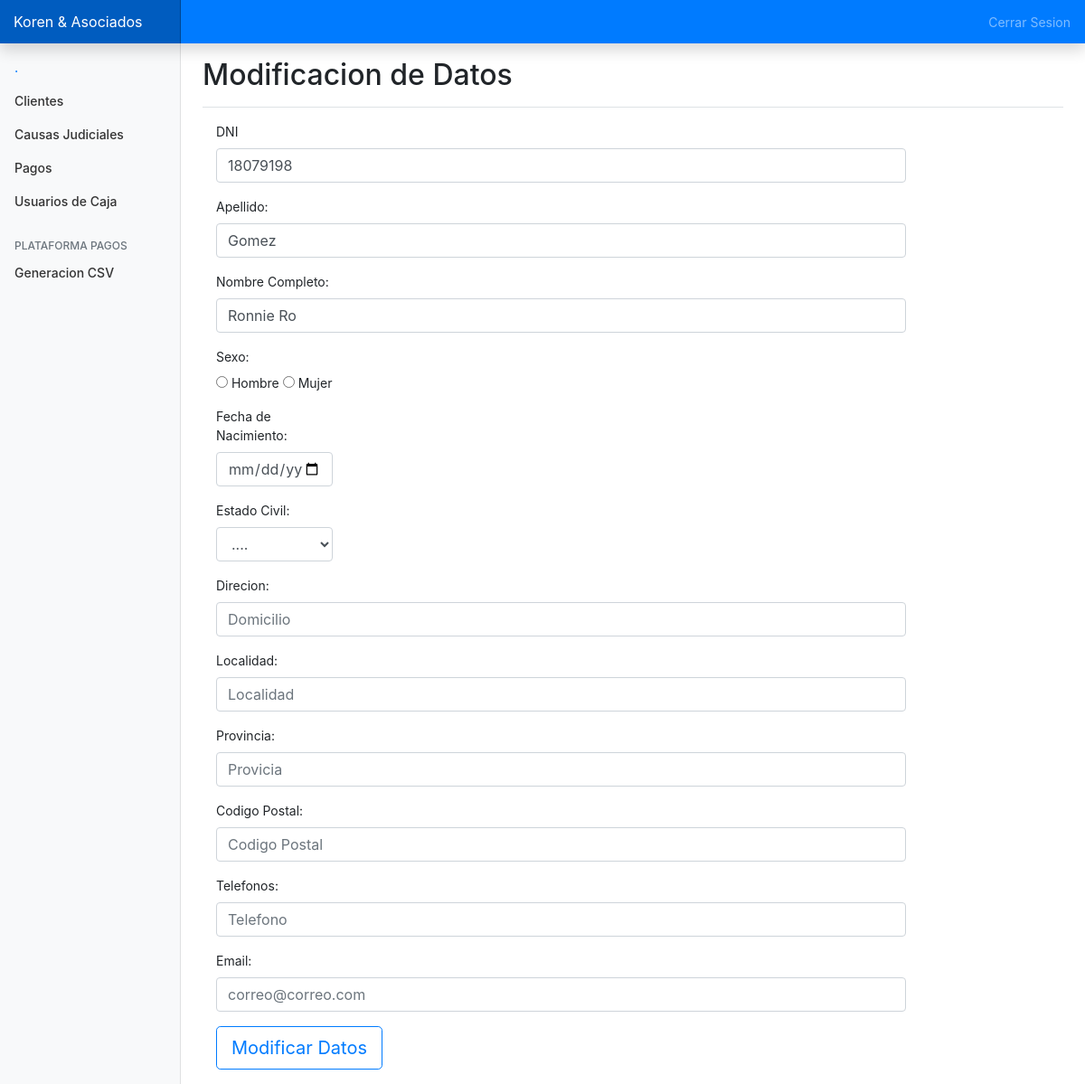
/website/editar.php?usuario=18079198, run on the app's committed database.
### tables this page shows
CREATE TABLE personas(
   usuario varchar(12) PRIMARY KEY,
   apellido varchar (50),
   nombre   varchar(100),
   sexo   varchar(20),
   fechanacimiento varchar(25),
   estadocivil  varchar(20),
   direccion  varchar(50),
   localidad  varchar(50),
   provincia varchar(50),
   codigopostal varchar(10),
   nacionalidad varchar(50),
   telefono varchar(100),
   email  varchar(50),  
   fallecido varchar(25)
);

### website/scripts/funciones.php (called while the page is built, shortened)
<?php
   $conexion = NULL;
   function getDatosPersonales2($usuario){
       global $conexion;
       $consulta = "SELECT * FROM personas WHERE usuario = '$usuario'";
       $respuesta = mysqli_query($conexion, $consulta);
       return mysqli_fetch_row($respuesta);
   }
?>

### website/editar.php (the view, shortened to what this page needs)
<?php
  require 'scripts/funciones.php';
    $usuario = $_GET['usuario'];
    $persona = getDatosPersonales2($usuario);
?>
<html lang="es">
  <head>
<link href="css/bootstrap.min.css" rel="stylesheet">
<link rel="stylesheet" href="https://stackpath.bootstrapcdn.com/bootstrap/4.3.1/css/bootstrap.min.css">
    <link href="css/dashboard.css" rel="stylesheet">
  </head>
  <body>
<div class="container-fluid">
  <div class="row">
    <main role="main" class="col-md-9 ml-sm-auto col-lg-10 px-4">
      <div class="d-flex justify-content-between flex-wrap flex-md-nowrap align-items-center pt-3 pb-2 mb-3 border-bottom">
        <h1 class="h2">Modificacion de Datos</h1>
      </div>
        <form class="form-horizontal" action="actualizar-usuario.php" method="post">
    <div class="form-group">
      <label class="control-label col-sm-2" for="dni">DNI</label>
      <div class="col-sm-10">
        <input type="text" class="form-control" maxlength="20" placeholder="<?php echo $persona[0]?> " name="dni" value="<?php echo $persona[0]?>">
      </div>
    </div>
    <div class="form-group">
      <label class="control-label col-sm-2" for="apellido">Apellido:</label>
      <div class="col-sm-10">
        <input type="apellido" class="form-control" maxlength="50" id="apellido" placeholder="Apellido" name="apellido" value="<?php echo $persona[1]?>">
      </div>
    </div>
    <div class="form-group">
      <label class="control-label col-sm-2" for="nombre">Nombre Completo:</label>
      <div class="col-sm-10">
        <input type="nombre" class="form-control" maxlength="50" id="nombre" placeholder="Nombre completo" name="nombre" value="<?php echo $persona[2]?>">
      </div>
    </div>
    <div class="form-group">
      <label class="control-label col-sm-2" for="sexo">Sexo:</label>
      <div class="col-sm-10">
        <p>
    <input type="radio" name="sexo" value="Masculino" > Hombre
    <input type="radio" name="sexo" value="Femenino" > Mujer
       </p>
      </div>
    </div>
     <div class="form-group">
      <label class="control-label col-sm-2" for="fecha">Fecha de Nacimiento:</label>
      <div class="col-sm-2">
        <input type="date" class="form-control"  name="fecha" value="<?php echo $persona[4]?>">
      </div>
    </div>
    <div class="form-group">
      <label class="control-label col-sm-2" for="estadocivil">Estado Civil:</label>
      <div class="col-sm-2">
        <select name="estadocivil" class="form-control" >
            <option value="Sin Informar">....</option>
        </select>
      </div>
    </div>
    <div class="form-group">
      <label class="control-label col-sm-2" for="Direccion">Direcion:</label>
      <div class="col-sm-10">
        <input type="direccion" class="form-control" maxlength="50" id="direccion" placeholder="Domicilio" name="direccion"value="<?php echo $persona[6]?>">
      </div>
    </div>
    <div class="form-group">
      <label class="control-label col-sm-2" for="localidad">Localidad:</label>
      <div class="col-sm-10">
        <input type="localidad" class="form-control" maxlength="50" id="localidad" placeholder="Localidad" name="localidad" value="<?php echo $persona[7]?>">
      </div>
    </div>
    <div class="form-group">
      <label class="control-label col-sm-2" for="prov">Provincia:</label>
      <div class="col-sm-10">
        <input type="provincia" class="form-control" maxlength="50" id="provincia" placeholder="Provicia" name="provincia"value="<?php echo $persona[8]?>">
      </div>
    </div>
     <div class="form-group">
      <label class="control-label col-sm-2" for="codigopostal">Codigo Postal:</label>
      <div class="col-sm-10">
        <input type="codigopostal" class="form-control" maxlength="50" id="codigopostal" placeholder="Codigo Postal" name="codigopostal"value="<?php echo $persona[9]?>">
      </div>
    </div>
    <div class="form-group">
      <label class="control-label col-sm-2" for="tel">Telefonos:</label>
      <div class="col-sm-10">
        <input type="telefono" class="form-control" maxlength="50" id="telefono" placeholder="Telefono" name="telefono"value="<?php echo $persona[10]?>">
      </div>
    </div>
    <div class="form-group">
      <label class="control-label col-sm-2" for="tel">Email:</label>
      <div class="col-sm-10">
        <input type="email" class="form-control" maxlength="50" id="email" placeholder="correo@correo.com" name="email" value="<?php echo $persona[11]?>">
      </div>
    </div>
    <div class="form-group">
      <div class="col-sm-offset-2 col-sm-10">
        <button type="submit" class="btn btn-lg btn-outline-primary">Modificar Datos</button>
      </div>
    </div>
  </form>
    </main>
  </div>
</div>
        <script src="js/dashboard.js"></script></body>
</html>

### website/css/dashboard.css (style rules this page uses)
body { font-size: .875rem; }
.sidebar { position: fixed; top: 0; bottom: 0; left: 0; z-index: 100; padding: 48px 0 0; box-shadow: inset -1px 0 0 rgba(0, 0, 0, .1); }
.sidebar-sticky { position: relative; top: 0; height: calc(100vh - 48px); padding-top: .5rem; overflow-x: hidden; overflow-y: auto; }
.sidebar .nav-link { font-weight: 500; color: #333; }
.sidebar .nav-link.active { color: #007bff; }
.sidebar-heading { font-size: .75rem; text-transform: uppercase; }
[role="main"] { padding-top: 133px; }
@media (min-width: 768px) { [role="main"] { padding-top: 48px; } }
.navbar-brand { padding-top: .75rem; padding-bottom: .75rem; font-size: 1rem; background-color: rgba(0, 0, 0, .25); box-shadow: inset -1px 0 0 rgba(0, 0, 0, .25); }

### data on the page
personas: dni "18079198", apellido "Gomez", nombre "Ronnie Ro"
